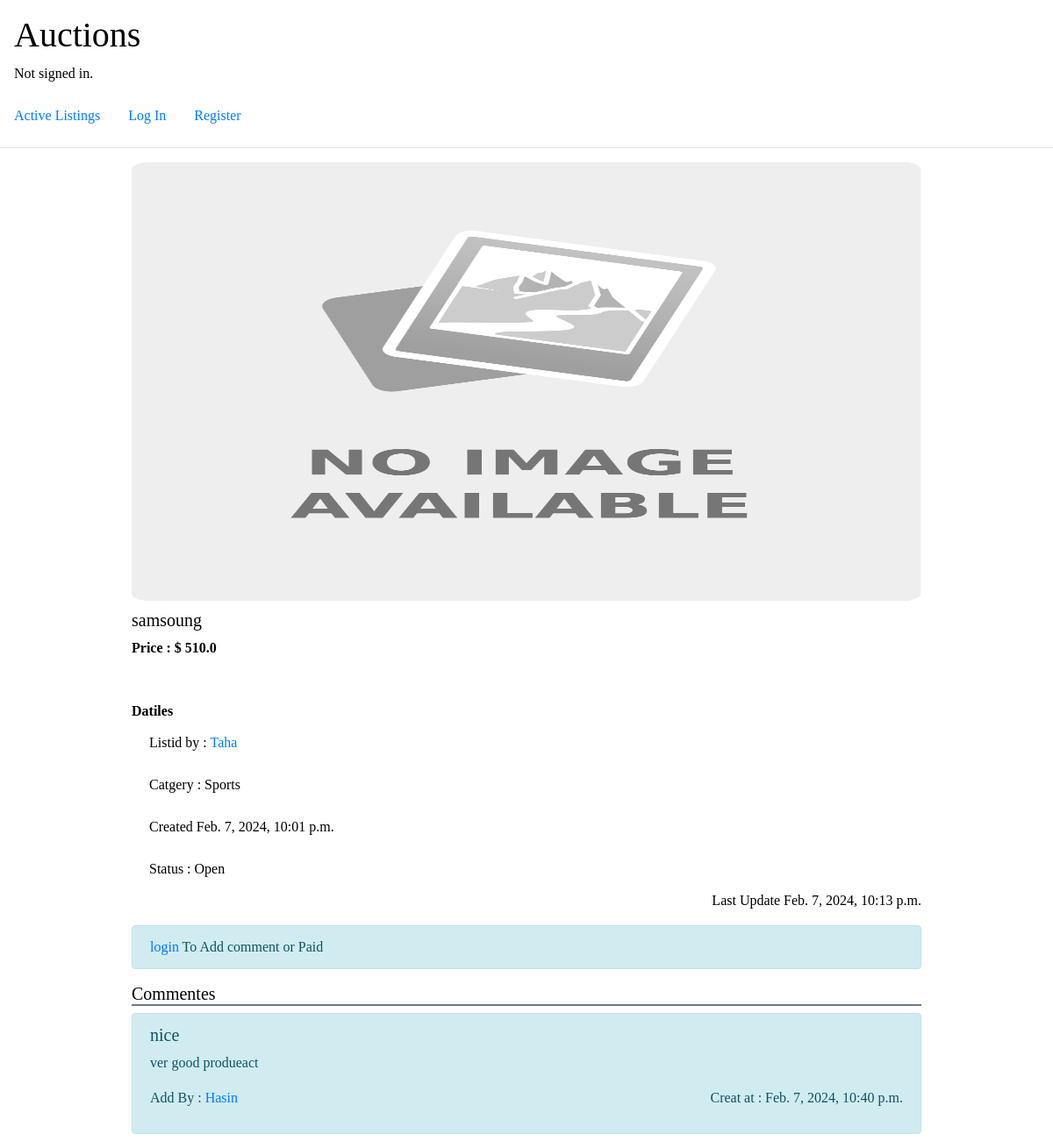
The app's page /listing/4, older data.
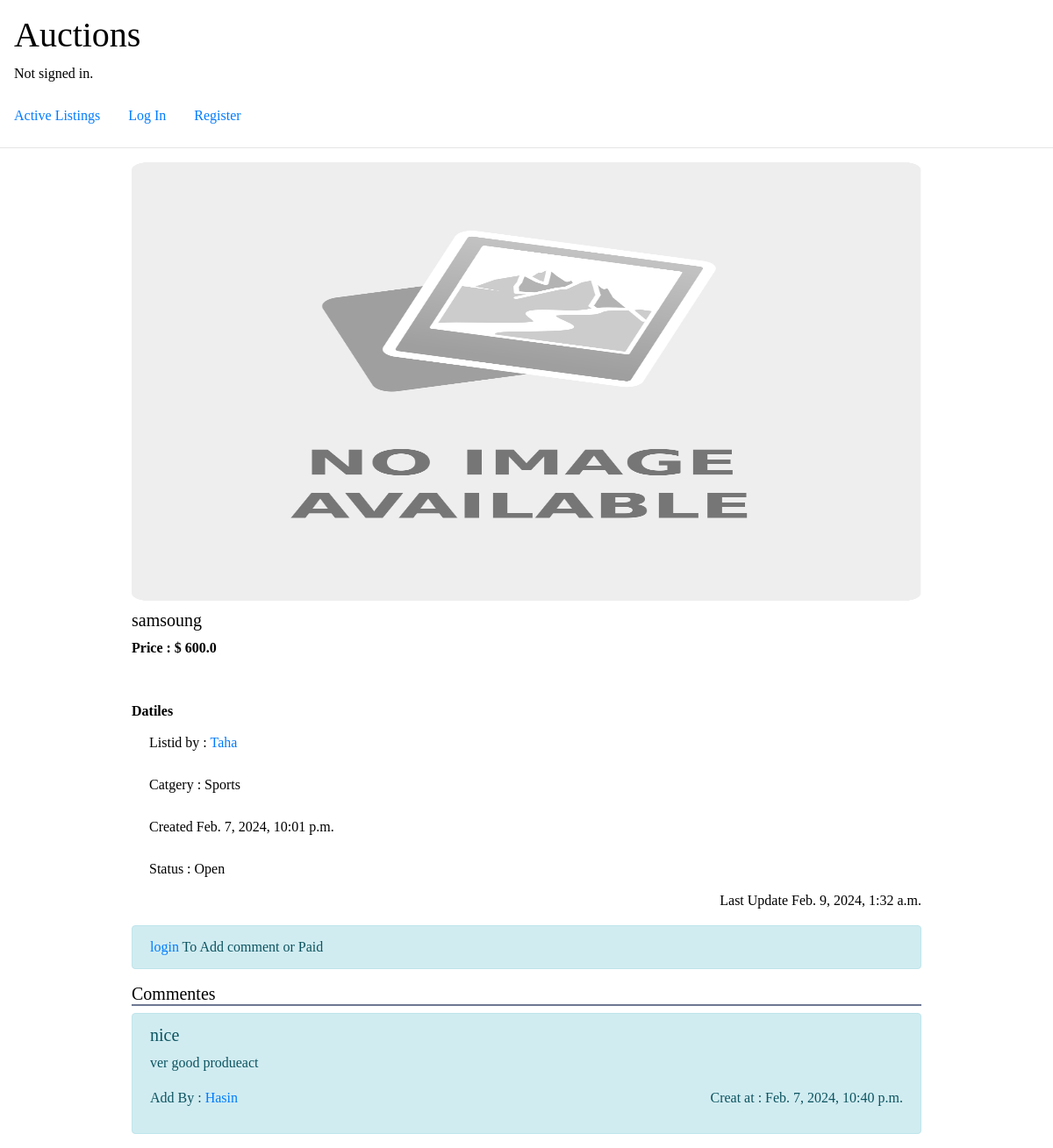
The same page, newer data.
### auctions/models.py (models this page shows, shortened)
class Listing(models.Model):
        title = models.CharField(max_length=64)
        description =models.CharField(max_length=64)
        amount = models.FloatField(max_length=64)
        endAmont = models.FloatField(max_length=64,default=0)
        url =models.CharField(max_length=250)
        category =models.CharField(max_length=64)
        created_at = models.DateTimeField(auto_now_add=True)
        updated_at = models.DateTimeField(auto_now=True)
        user = models.ForeignKey(User, on_delete=models.CASCADE, related_name="EnterUser")
        status=models.CharField(max_length=64 ,default='open')

class Paid(models.Model):
    Paid_amount = models.FloatField(max_length=64)
    user_bids = models.ForeignKey(User, on_delete=models.CASCADE, related_name="UserId")
    Listing = models.ForeignKey(Listing, on_delete=models.CASCADE, related_name="listID")
    add_at = models.DateTimeField(auto_now=True)

class User(AbstractUser):
    pass

class Comment(models.Model):
    title =models.CharField(max_length=64)
    comment =models.TextField()
    Listing = models.ForeignKey(Listing, on_delete=models.CASCADE, related_name="Listing" )
    Comment_at = models.DateTimeField(auto_now_add=True)
    user = models.ForeignKey(User, on_delete=models.CASCADE, related_name="User")

### auctions/views.py (the view)
# urls.py: path("listing/<int:id>", views.listing, name="listing"),
def listing(request,id):
       categorie_list = Listing.objects.select_related('user').get(pk=id)
       comments=Comment.objects.select_related('user').filter(Listing_id=id)
       Toatal_Baid= Paid.objects.select_related('user_bids').filter(Listing_id=id)
       current=Toatal_Baid.last()
       return render(request, "auctions/Listing.html",{'categorie_list':categorie_list ,'Comment':comments ,
                                                       'Toatal_Baid':Toatal_Baid ,'current':current } )

### auctions/templates/auctions/listing.html (shortened to what this page needs)
{% extends "auctions/layout.html" %}
{% load static %}
{% block body %}
<div class="listing">
        <div class="containerBox">
          {% if categorie_list.url == 'null'%}
          <img  class="listin-img"  src="{% static 'auctions/noimag.png' %}"  alt="{{categorie_list.title}}">
          {% else %}
       <img class="listin-img" src="{{categorie_list.url}}" alt="{{categorie_list.title}}">
 {% endif %}
          </div>
      <div class="listin-contact">
        <h5>{{categorie_list.title}} </h5>
        <b> Price :
          {% if current %}
          {% if categorie_list.amount > current.Paid_amount  %}
          $ {{categorie_list.amount}}
          {% else %}
          $ {{current.Paid_amount}}
          {% endif%}
          {% else %}
          $ {{categorie_list.amount}}
          {% endif%}
        </b>
          <div class="mt-5 ">
            <b class="list-group">  Datiles </b>
        <url class="list-group border-0">
          <li class="list-group-item  border-0">Listid by : <a href="#">{{ categorie_list.user|title}} <a/>  </li>
          <li class="list-group-item border-0"> Catgery : {{categorie_list.category}}  </li>
          <li class="list-group-item border-0">  Created  {{categorie_list.created_at}}  </li>
          <li class="list-group-item border-0">  Status : {{ categorie_list.status|title}}   </li>
          <url>
            <p class="float-right">Last Update  {{categorie_list.updated_at}} </p>
          </div>
    </div>
  {% if user.is_authenticated %}
  {% comment %} confiarm list open our not {% endcomment %}
  {% if categorie_list.status == "open" %}
  {{ Toatal_Baid|length }}  bid(s) so far . current bid for <a href="#">{{ current.user_bids|title}} </a>
  {% if request.user.id != categorie_list.user_id %}
  {% comment %} addd paid oofer only for login and and open iteam & not for owner {% endcomment %}
  <div id="paid">
    <form action="{% url 'paid' %}" method="post">
      {% csrf_token %}
      <div class="form-group">
        <input class="form-control " type="number" name="paid_userId" value="{{ request.user.id}}" hidden>
        <input class="form-control" type="number" name="paid_listId" value="{{categorie_list.id}}" hidden>
        <input class="form-control" autofocus type="number" name="amount" placeholder="Amount" required>
      </div>
      <div class="form-group">
        <input class="btn btn-primary" type="submit" value="Paid">
      </div>
    </form>
  </div>
  {% else %}
  <p class="alert alert-info">Owner Can't auctioneer in his list <p>
  {% endif %}
  {% comment %} end paid oofer {% endcomment %}
  {% comment %} add comment for open list only {% endcomment %}
  <h5 class="hr ">Add  Commente </h5>
  <div>
    <form action="{% url 'comment' %}" method="post">
      {% csrf_token %}
      <div class="form-group">
        <input class="form-control" type="number" name="userId" value="{{ request.user.id}}" hidden>
        <input class="form-control" type="number" name="listId" value="{{categorie_list.id}}" hidden>
        <input class="form-control" type="text" name="title" placeholder="Title" required>
      </div>
      <div class="form-group">
        <label for="exampleFormControlTextarea1">Comment </label>
        <textarea class="form-control" id="exampleFormControlTextarea1" rows="3" name="comment" required></textarea>
      </div>
      <div class="form-group">
        <input class="btn btn-primary" type="submit" value="Comment">
      </div>
    </form>
  </div>
  {% comment %} end comment {% endcomment %}
  {% else %}
  {% comment %} masseg for close iteam {% endcomment %}
    <h5 class="alert-danger p-2">This List already close </h5>
  {% endif %}
  {% comment %} if user not login {% endcomment %}
  {% else %}
  <p class="alert alert-info"> <a href="{% url 'login' %}">login</a>  To Add comment or Paid </p>
  {% endif %}
  <div>
    <h5 class="hr "> Commentes </h5>
{% if  Comment %}
    {% for i in Comment%}
    <div class="alert alert-info   ">
    <h5>{{i.title}} </h5>
    <p> {{i.comment}} </p>
     <p>  Add By : <a href="#">{{i.user|title}} </a> <span class="float-right">    Creat at : {{i.Comment_at}} </span> </p>
    </div>
    {% endfor %}
    {% else %}
    <p class="alert alert-warning">No any comments on this list  </p>
    {% endif %}
</div>
  {% endblock %}

### auctions/templates/auctions/layout.html (shortened to what this page needs)
{% load static %}
<!DOCTYPE html>
<html lang="en">
    <head>
        <link rel="stylesheet" href="https://stackpath.bootstrapcdn.com/bootstrap/4.4.1/css/bootstrap.min.css">
        <link href="{% static 'auctions/styles.css' %}" rel="stylesheet">
    </head>
    <body>
        <div class="m-3">
        <h1 >Auctions</h1>
        <div>
            {% if user.is_authenticated %}
                Signed in as <strong>{{ user.username }}</strong>.
            {% else %}
                Not signed in.
            {% endif %}
        </div>
    </div>
        <ul class="nav">
            <li class="nav-item">
                <a class="nav-link" href="{% url 'index' %}">Active Listings</a>
            </li>
            {% if user.is_authenticated %}
            <li class="nav-item">
                <a class="nav-link" href="{% url 'categories' %}">Categories</a>
            </li>
            <li class="nav-item">
                <a class="nav-link" href="{% url 'watchlist' %}">Watchlist</a>
            </li>
                <li class="nav-item">
                    <a class="nav-link" href="{% url 'Newlisting' %}">Create Listing</a>
                </li>
                <li class="nav-item">
                    <a class="nav-link" href="{% url 'logout' %}">Log Out</a>
                </li>
            {% else %}
                <li class="nav-item">
                    <a class="nav-link" href="{% url 'login' %}">Log In</a>
                </li>
                <li class="nav-item">
                    <a class="nav-link" href="{% url 'register' %}">Register</a>
                </li>
            {% endif %}
        </ul>
        <hr>
        {% block body %}
        {% endblock %}
    </body>
</html>

### auctions/static/auctions/styles.css (style rules this page uses)
body { padding: 0px; margin: 0px; font-family: 'Times New Roman', Times, serif; color: black; background-color: white; }
.listin-img { width: 100%; max-height: 500px; }
.listin-contact { margin-top: 10px; }
.listing { max-width: 900px; width: 80%; margin: auto; }
.containerBox { position: relative; text-align: center; color: white; }
.hr { border-bottom: 2px solid #6d7792; }

Row changes from the older to the newer data that the page shows:
no longer on this page (row edited): Paid: Paid_amount "510.0"
changed Listing "samsoung": updated_at "Feb. 7, 2024, 10:13 p.m." → "Feb. 9, 2024, 1:32 a.m."
added Paid: Paid_amount "600.0"
